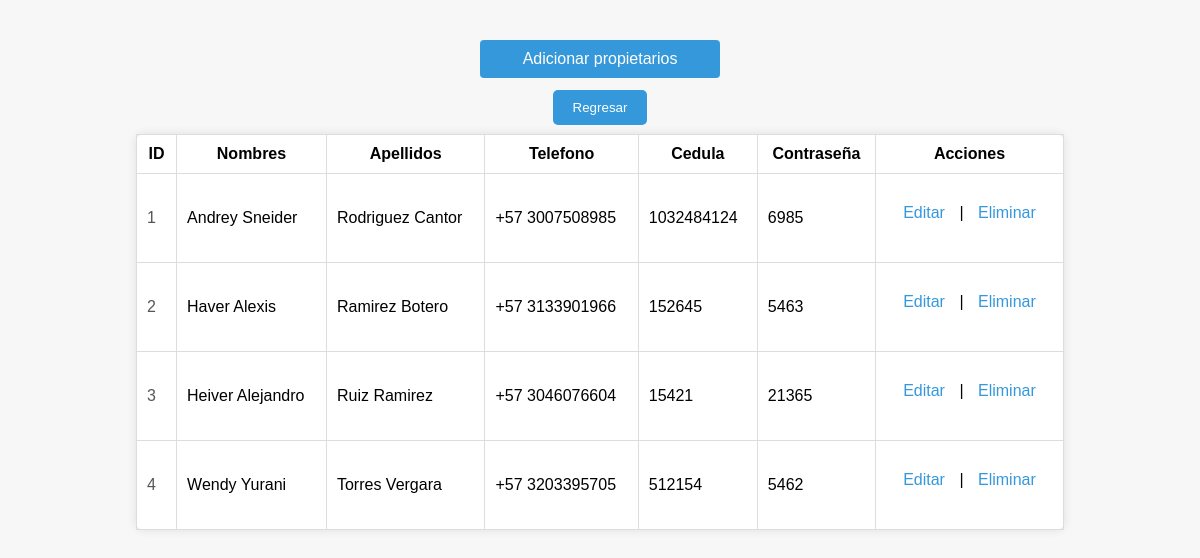
/login/CRUD_propietarios/index.php, run on the app's committed database.
### tables this page shows
CREATE TABLE `propietarios` (
	  `id` INT NOT NULL AUTO_INCREMENT,
	  `nombres` VARCHAR(45) NOT NULL,
	  `apellidos` VARCHAR(45) NOT NULL,
	  `telefono` VARCHAR(45) NOT NULL,
	  `cedula` VARCHAR(45) UNIQUE NOT NULL,
	  `contrasena` VARCHAR(60) NOT NULL,
	  PRIMARY KEY (`id`)
	);

### login/CRUD_propietarios/index.php (the view, shortened to what this page needs)
<?php
    include_once("config.php");
    $result = $dbConn->query("SELECT * FROM propietarios ORDER BY id ASC");
?>
<!DOCTYPE html>
<html lang="es">
<head>
    <link rel="stylesheet" href="style.css">
</head>
<body>
    <a href="add.html" class="btn-lila">Adicionar propietarios</a><br/><br/>
    <div class="container">
        <table class="table">
            <thead>
                <tr class="header-row">
                    <th>ID</th>
                    <th>Nombres</th>
                    <th>Apellidos</th>
                    <th>Telefono</th>
                    <th>Cedula</th>
                    <th>Contraseña</th>
                    <th>Acciones</th>
                </tr>
            </thead>
            <tbody>
                <?php
                    while($row = $result->fetch(PDO::FETCH_ASSOC)) {
                        echo "<tr>";
                        echo "<td>".$row['id']."</td>";
                        echo "<td>".$row['nombres']."</td>";
                        echo "<td>".$row['apellidos']."</td>";
                        echo "<td>".$row['telefono']."</td>";
                        echo "<td>".$row['cedula']."</td>";
                        echo "<td>".$row['contrasena']."</td>";
                        echo "<td><a href=\"edit.php?id={$row['id']}\" class=\"edit-btn\">Editar</a> | <a href=\"delete.php?id={$row['id']}\" class=\"delete-btn\" onClick=\"return confirm('¿Está seguro de eliminar el registro?')\">Eliminar</a></td>";
                        echo "</tr>";
                    }
                ?>
            </tbody>
        </table>
        <div class="button-container">
                <button onclick="window.location.href='../dashboard.php'" class="reg-btn">Regresar</button>
            </div>
        </body>
</html>

### login/CRUD_propietarios/style.css (style rules this page uses)
body { font-family: 'Arial', sans-serif; background-color: #f7f7f7; padding: 20px; margin: 0; }
a { text-decoration: none; color: #3498db; padding: 10px; display: inline-block; margin-bottom: 20px; }
table { width: 100%; margin: auto; background: white; padding: 20px; border-radius: 8px; box-shadow: 0 0 10px rgba(0, 0, 0, 0.1); border-collapse: collapse; }
td, th { padding: 10px; border: 1px solid #ddd; }
td:first-child { text-align: left; color: #555; }
td:last-child { text-align: center; padding-top: 20px; }
@media screen and (min-width: 1200px) { table { max-width: 80%; margin: auto; } }
.btn-lila { background-color: #3498db; color: white; padding: 10px 20px; border: none; border-radius: 4px; cursor: pointer; transition: background-color 0.3s; display: block; width: 200px; margin: 20px auto; text-align: center; text-decoration: none; }
.button-container { display: flex; justify-content: center; padding: 5px; margin-top: -445px; }
.reg-btn { padding: 10px 20px; background-color: #3498db; color: white; border: none; border-radius: 5px; cursor: pointer; }
.container { width: 100%; margin: auto; }
.table { width: 100%; }

### data on the page
propietarios: id "1", nombres "Andrey Sneider", apellidos "Rodriguez Cantor", telefono "+57 3007508985", cedula "1032484124", contrasena "6985"
propietarios: id "2", nombres "Haver Alexis", apellidos "Ramirez Botero", telefono "+57 3133901966", cedula "152645", contrasena "5463"
propietarios: id "3", nombres "Heiver Alejandro", apellidos "Ruiz Ramirez", telefono "+57 3046076604", cedula "15421", contrasena "21365"
propietarios: id "4", nombres "Wendy Yurani", apellidos "Torres Vergara", telefono "+57 3203395705", cedula "512154", contrasena "5462"
